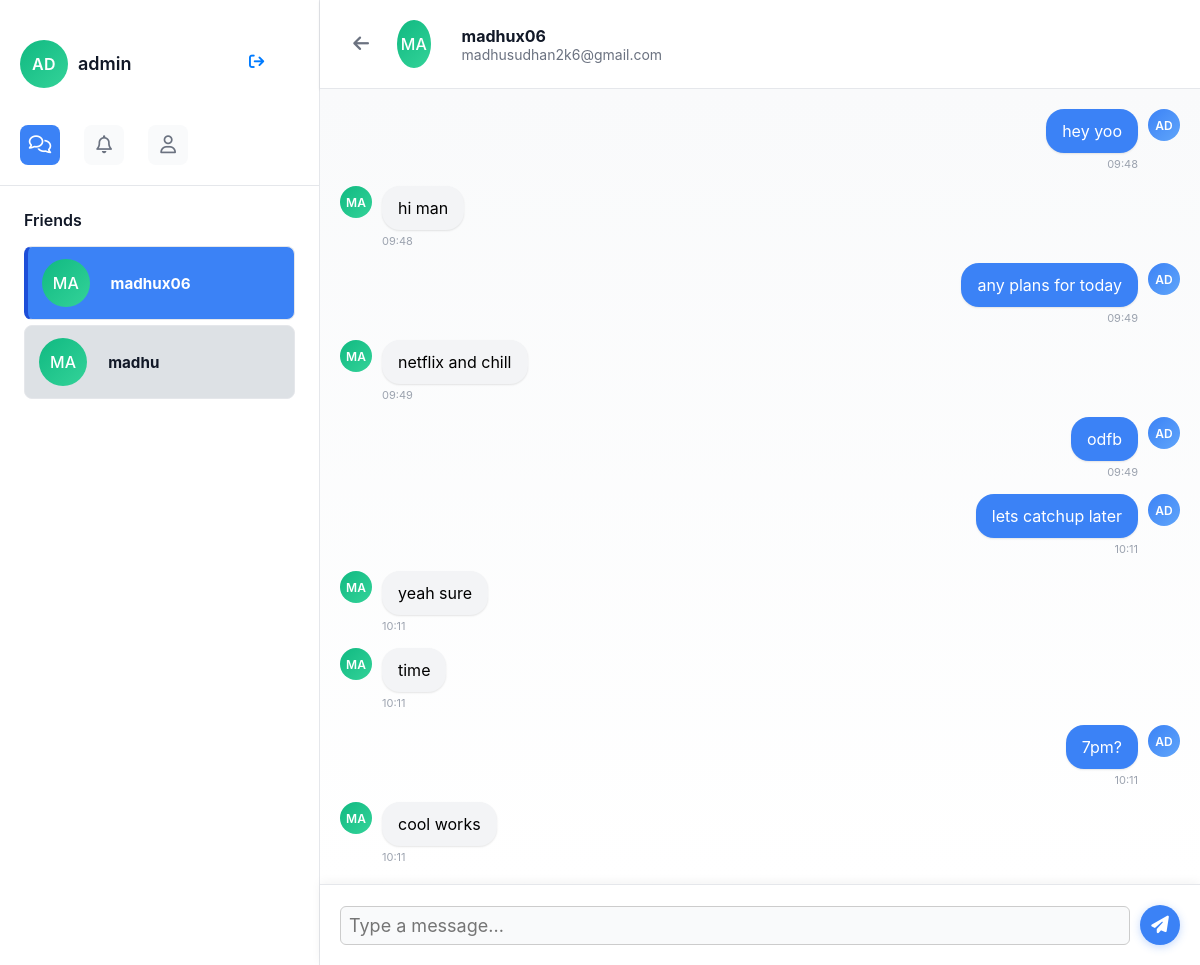
/chat/2 (signed in), run on the app's committed database.
### app.py (models this page shows)
class User(UserMixin, db.Model):
    id = db.Column(db.Integer, primary_key=True)
    username = db.Column(db.String(200), unique=True, nullable=False)
    password = db.Column(db.String(200), nullable=False)
    email = db.Column(db.String(200), unique=True, nullable=False)
    created_at = db.Column(db.DateTime, default=datetime.utcnow)

class Message(db.Model):
    id = db.Column(db.Integer, primary_key=True)
    sender_id = db.Column(db.Integer, db.ForeignKey('user.id'), nullable=False)
    room_id = db.Column(db.Integer, db.ForeignKey('chat_room.id'), nullable=False)
    content = db.Column(db.String(700))
    timestamp = db.Column(db.DateTime, default=datetime.utcnow)
    sender = db.relationship("User", backref="messages", lazy=True)

### app.py (the view)
@app.route('/chat/<int:friend_id>')
@login_required
def chat_with_friend(friend_id):
    friendship = Friend.query.filter(
        Friend.status == "accepted",
        ((Friend.user_id == current_user.id) & (Friend.friend_id == friend_id)) |
        ((Friend.user_id == friend_id) & (Friend.friend_id == current_user.id))
    ).first()
    if not friendship:
        flash("You can only chat with friends")
        return redirect(url_for('chat'))
    friend = User.query.get_or_404(friend_id)
    room = get_or_create_chat_room(current_user.id, friend_id)
    friends = get_user_friends()
    messages = Message.query.filter_by(room_id=room.id).order_by(Message.timestamp).all()
    return render_template('chat_room.html',
                         friend=friend,
                         room=room,
                         messages=messages,
                         friends=friends)

### app.py (called while the page is built, shortened)
def get_user_friends():
    friends = db.session.query(Friend, User).join(
        User,
        (User.id == Friend.friend_id) | (User.id == Friend.user_id)
    ).filter(
        Friend.status == "accepted",
        ((Friend.user_id == current_user.id) | (Friend.friend_id == current_user.id)),
        User.id != current_user.id
    ).all()
    return [friend[1] for friend in friends]

def get_or_create_chat_room(user1_id, user2_id):
    existing_room = db.session.query(ChatRoom).join(ChatMembership).filter(
        ChatRoom.is_group == False,
        ChatMembership.user_id.in_([user1_id, user2_id])
    ).group_by(ChatRoom.id).having(db.func.count(ChatMembership.user_id) == 2).first()
    if existing_room:
        return existing_room

@login_manager.user_loader
def load_user(user_id):
    return User.query.get(int(user_id))

### templates/chat_room.html (shortened to what this page needs)
<!DOCTYPE html>
<html>
<head>
    <link rel="stylesheet" href="/static/css/style.css">
</head>
<body class="messages-page" data-room-id="{{ room.id }}" data-current-user-id="{{ current_user.id }}" data-current-username="{{ current_user.username }}">
    <div class="main-container">
        <div class="side-bar">
            <div class="profile-header">
                <div class="user-profile">
                    <div class="user-profile-info">
                        <div id="imge">{{ current_user.username[:2].upper() }}</div>
                        <div class="same" id="name">{{ current_user.username }}</div>
                        <div class="logout-button"><a href="/login"><i class="fa-solid fa-arrow-right-from-bracket"></i></a></div>
                    </div>
                </div>
                <div class="csb-options">
                    <a href="/chat"><i class="fa-regular fa-comments"></i></a>
                    <a href="/friend_requests"><i class="fa-regular fa-bell"></i></a>
                    <a href="/add_friend"><i class="fa-regular fa-user"></i></a>
                </div>
            </div>
            <div class="profile-body">
                <h3>Friends</h3>
                <div id="friends-list">
                    {% for f in friends %}
                    <div class="other-users {% if f.id == friend.id %}active{% endif %}" onclick="window.location.href='/chat/{{ f.id }}'">
                        <div style="display: flex; align-items: center;">
                            <div class="user-avatar" style="width: 20%;">{{ f.username[:2].upper() }}</div>
                            <div style="margin-left: 5px;">
                                <div style="font-weight: bold;">{{ f.username }}</div>
                            </div>
                        </div>
                    </div>
                    {% endfor %}
                </div>
            </div>
        </div>
        <div class="main-body">
            <div class="chat-header">
                <button class="back-btn" onclick="window.location.href='/chat'">
                    <i class="fa-solid fa-arrow-left"></i>
                </button>
                <div class="user-avatar" style="width: 4%">{{ friend.username[:2].upper() }}</div>
                <div>
                    <div style="font-weight: bold; color: #111827;">{{ friend.username }}</div>
                    <div style="font-size: 14px; color: #6b7280;">{{ friend.email }}</div>
                </div>
            </div>
            <div class="chat-messages" id="chat-messages">
                {% for message in messages %}
                <div class="message {% if message.sender_id == current_user.id %}outgoing-msg{% else %}incoming-msg{% endif %}">
                    <div class="message-avatar">{{ message.sender.username[:2].upper() }}</div>
                    <div>
                        <div class="message-content">{{ message.content }}</div>
                        <div class="message-time">{{ message.timestamp.strftime('%H:%M') }}</div>
                    </div>
                </div>
                {% endfor %}
            </div>
            <div class="chat-input-area">
                <input type="text" id="messageInput" class="chat-input" placeholder="Type a message..." />
                <button class="send-btn" onclick="sendMessage()">
                    <i class="fa-solid fa-paper-plane"></i>
                </button>
            </div>
        </div>
    </div>
</body>
</html>

### templates/chat_room.html (style rules this page uses)
.chat-messages { flex: 1; padding: 20px; overflow-y: auto; display: flex; flex-direction: column; gap: 15px; }
.message { display: flex; align-items: flex-start; gap: 10px; max-width: 70%; }
.outgoing-msg { align-self: flex-end; flex-direction: row-reverse; }
.incoming-msg { align-self: flex-start; }
.message-avatar { width: 32px; height: 32px; border-radius: 50%; background: linear-gradient(135deg, #10b981, #34d399); display: flex; align-items: center; justify-content: center; font-weight: 600; color: #fff; font-size: 12px; }
.message-content { background: #f3f4f6; padding: 12px 16px; border-radius: 18px; max-width: 100%; word-wrap: break-word; }
.outgoing-msg .message-content { background: #3b82f6; color: white; }
.message-time { font-size: 11px; color: #9ca3af; margin-top: 4px; }
.chat-input-area { padding: 20px; border-top: 1px solid #e5e7eb; display: flex; gap: 10px; align-items: center; }
.chat-input { flex: 1; padding: 12px 16px; border: 1px solid #d1d5db; border-radius: 25px; font-size: 14px; outline: none; }
.send-btn { width: 40px; height: 40px; border: none; background: #3b82f6; color: white; border-radius: 50%; cursor: pointer; display: flex; align-items: center; justify-content: center; }
.chat-header { padding: 20px; border-bottom: 1px solid #e5e7eb; display: flex; align-items: center; gap: 15px; }
.back-btn { padding: 8px; border: none; background: transparent; cursor: pointer; border-radius: 50%; color: #6b7280; font-size: 18px; }

### data on the page
User: username "AD", username "admin"
User: username "MA", username "madhux06", email "madhusudhan2k6@gmail.com"
User: username "MA", username "madhu"
Message: sender "AD", content "hey yoo", timestamp "09:48"
Message: sender "MA", content "hi man", timestamp "09:48"
Message: sender "AD", content "any plans for today", timestamp "09:49"
Message: sender "MA", content "netflix and chill", timestamp "09:49"
Message: sender "AD", content "odfb", timestamp "09:49"
Message: sender "AD", content "lets catchup later", timestamp "10:11"
Message: sender "MA", content "yeah sure", timestamp "10:11"
Message: sender "MA", content "time", timestamp "10:11"
Message: sender "AD", content "7pm?", timestamp "10:11"
Message: sender "MA", content "cool works", timestamp "10:11"
